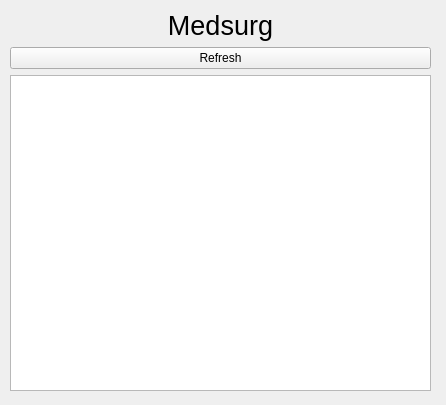
<?xml version="1.0" encoding="UTF-8"?>
<ui version="4.0">
 <class>Form</class>
 <widget class="QWidget" name="Form">
  <property name="geometry">
   <rect>
    <x>0</x>
    <y>0</y>
    <width>446</width>
    <height>405</height>
   </rect>
  </property>
  <property name="windowTitle">
   <string>Form</string>
  </property>
  <widget class="QWidget" name="verticalLayoutWidget">
   <property name="geometry">
    <rect>
     <x>10</x>
     <y>10</y>
     <width>421</width>
     <height>381</height>
    </rect>
   </property>
   <layout class="QVBoxLayout" name="verticalLayout">
    <item>
     <widget class="QLabel" name="label">
      <property name="font">
       <font>
        <pointsize>20</pointsize>
       </font>
      </property>
      <property name="text">
       <string>Medsurg</string>
      </property>
      <property name="alignment">
       <set>Qt::AlignCenter</set>
      </property>
     </widget>
    </item>
    <item>
     <widget class="QPushButton" name="refresh_button">
      <property name="text">
       <string>Refresh</string>
      </property>
     </widget>
    </item>
    <item>
     <widget class="QListWidget" name="listWidget"/>
    </item>
   </layout>
  </widget>
 </widget>
 <resources/>
 <connections/>
</ui>
